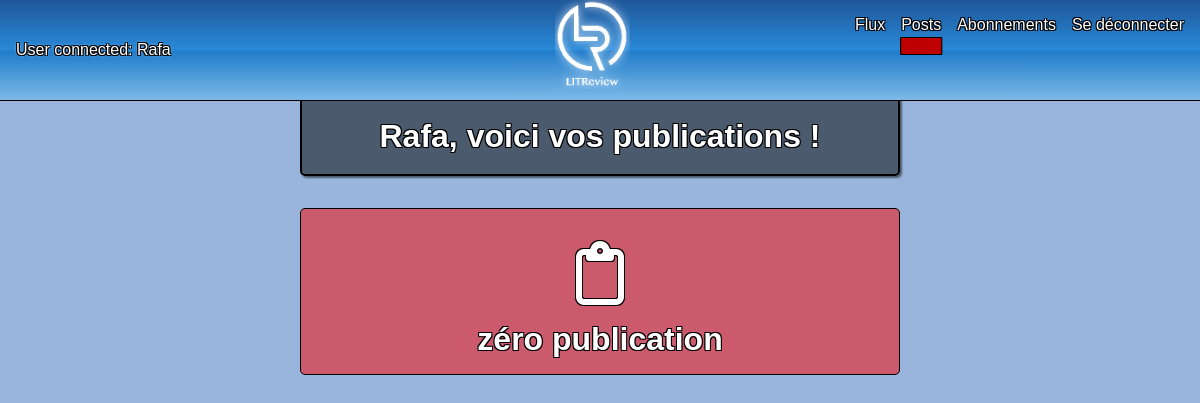
Before: /own-posts/ (signed in) with the older database file.
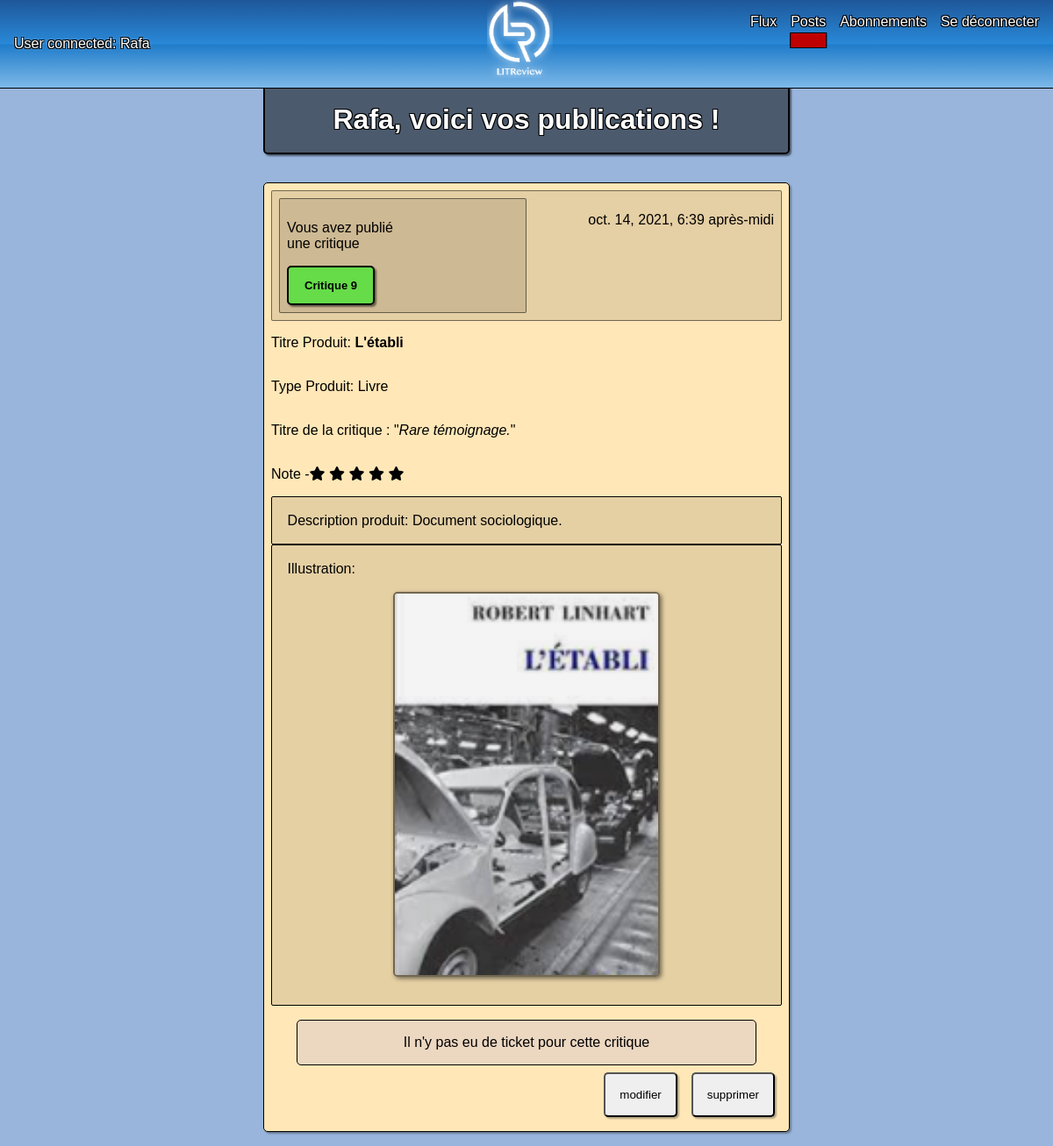
After: the same page with the newer database file.
### base/models.py (models this page shows, shortened)
class Review(models.Model):
    ticket = models.ForeignKey(to=Ticket,
                               on_delete=models.CASCADE,
                               null=True,
                               blank=True
                               )
    type_produit = models.CharField(max_length=8,
                                    choices=PRODUCT_CHOICES,
                                    default="Livre"
                                    )
    titre_produit = models.CharField(max_length=128)
    description_produit = models.TextField(max_length=8192,
                                           null=True,
                                           blank=True
                                           )
    image_produit = models.ImageField(upload_to='images',
                                      null=True,
                                      blank=True,
                                      )
    note = models.PositiveSmallIntegerField(validators=[MinValueValidator(0), MaxValueValidator(5)],
                                            blank=True
                                            )
    titre_critique = models.CharField(max_length=128,
                                      blank=True
                                      )
    user = models.ForeignKey(to=settings.AUTH_USER_MODEL,
                             on_delete=models.CASCADE,
                             null=True,
                             blank=True
                             )
    description_critique = models.TextField(max_length=8192,
                                            null=True,
                                            blank=True
                                            )
    time_created = models.DateTimeField(auto_now_add=True)
    class Meta:
        ordering = ['-time_created']

### base/views.py (the view, shortened to what this page needs)
# urls.py: path('own-posts/', views.own_posts, name='own'),
@login_required(login_url='/')
def own_posts(request):
    noitem = True
    tickets = Ticket.objects.filter(user=request.user)
    reviews = Review.objects.filter(user=request.user)
    all_posts = []
    for dico in reviews:
        dico.note = [i for i in range(dico.note)]
    [all_posts.append(i) for i in tickets]
    [all_posts.append(i) for i in reviews]
    all = sorted(all_posts, key=lambda x: x.time_created, reverse=True)
    if len(all) > 0:
        noitem = False
    context = {'all_posts': all, 'noitem': noitem}
    return render(request, 'base/own_posts.html', context)

### base/templates/base/own_posts.html (shortened to what this page needs)
{% extends 'main.html' %}
{% block content %}
<div class="main-container">
    <div class="width-100">
        <h1 class="text-center page-title">{{ request.user|capfirst }}, voici vos publications !</h1>
    </div>
    <div class="width-100">
        {% if noitem %}
            {% include 'empty_snippet.html' %}
        {% endif %}
        {% for obj in all_posts%}
            {% if obj.titre %}
                <form method="POST" action="">
                    {% csrf_token%}
                    <div class="ticket">
                        <div class="ticket-header">
                            <p>Vous avez publié un ticket</p>
                            <p class="text-align-right">{{obj.time_created}}</p>
                            <div class="ticket-tag">
                                <p>Ticket {{obj.id}}</p>
                            </div>
                        </div>
                        <div class="ticket-body">
                            <p>{{obj.titre}}</p>
                            <div class="illustration">
                                <p>Illustration: </p>
                                {% if obj.image %}
                                    <img src="/media/{{obj.image}}" alt="image" />
                                {% else %}
                                    <div class="nopic">
                                        <i class="far fa-clipboard"> pas d'illustration </i>
                                    </div>
                                {% endif %}
                            </div>
                        </div>
                        <div class="ticket-footer">
                            <input type="submit" name="{{obj.id}} ticket" value="modifier" />
                            <input type="submit" name="{{obj.id}} ticket" value="supprimer" />
                        </div>
                    </div>
                </form>
            {% else %}
                <form method="post" action="">
                    <div class="review">
                        <div class="review-header">
                            <div class="review-header">
                                <p>Vous avez publié une critique</p>
                                <br>
                                <div class="critique-tag">
                                    <p> Critique {{obj.id}}</p>
                                </div>
                            </div>
                            <p class="text-align-right">{{obj.time_created}}</p>
                        </div>
                        <p> Titre Produit: <b>{{obj.titre_produit}}</b></p>
                        <p> Type Produit: {{obj.type_produit}}</p>
                        <p> Titre de la critique : "<i>{{obj.titre_critique}}</i>" </p>
                        <div class="review-upper-body">
                            <p>Note - </p>
                            <p>
                                {% for i in obj.note %}
                                    <i class="fas fa-star"></i>
                                {% endfor %}
                            </p>
                        </div>
                        <div class="illustration">
                            {% if obj.description_produit %}
                                <p>
                                    Description produit: {{ obj.description_produit }}
                                </p>
                            {% else %}
                                <p class="text-center"> L'auteur de la critique n'a pas fourni de description</p>
                            {% endif %}
                        </div>
                        <div class="illustration">
                            <p>Illustration:</p>
                            {% if obj.image_produit %}
                                <img src="/media/{{obj.image_produit}}" alt="illustration produit"/>
                            {% else %}
                                <div class="nopic">
                                    <i class="far fa-clipboard"> pas d'illusration </i>
                                </div>
                            {% endif %}
                        </div>
                        <div class-"middle-body">
                        </div>
                        <div class="review-lower-body">
                            {% if obj.ticket %}
                                <div class="color-ticket rappel">
                                    <div>
                                        <h2 class="text-center">Rappel de la demande: </h2>
                                    </div>
                                    <hr />
                                    <div>
                                        <br>
                                        <div class="ticket-tag">
                                            <p>Ticket {{obj.ticket.id}}</p>
                                        </div>
                                        <p> Auteur:
                                            {% if request.user == obj.ticket.user %}
                                                <b>vous-même</b>
                                            {% else %}
                                                {{ ticket.user|capfirst }}
                                            {% endif %}
                                        </p>
                                        <p>Date: {{obj.ticket.time_created}} </p>
                                        <p>Titre: {{obj.ticket.titre}} </p>
                                        <p>Description: {{obj.ticket.description}}</p>
                                        <div class="illustration">
                                            <p>Illustration:</p>
                                            {% if obj.ticket.image %}
                                                <img id="illustration-rappel" src="/media/{{obj.ticket.image}}" />
                                            {% else %}
                                                <div class="nopic">
                                                    <i class="far fa-clipboard"> pas d'illustration </i>
                                                </div>
                                            {% endif %}
                                        </div>
                                    </div>
                                </div>
                            {% else %}
                                <p class="text-center">Il n'y pas eu de ticket pour cette critique</p>
                            {% endif %}
                        </div>
                        <div class="review-footer">
                            <input type="submit" name="{{obj.id}} review" value="modifier" />
                            <input type="submit" name="{{obj.id}} review" value="supprimer" />
                        </div>
                    </div>
                </form>
            {% endif %}
        {% endfor %}
    </div>
</div>
{%endblock content%}

### templates/main.html (shortened to what this page needs)
<!DOCTYPE html>
{% load static %}
<html>
    <head>
        <link rel="stylesheet" type="text/css" href="{% static 'styles/main.css' %}">
    </head>
    <body>
    {% include 'navbar.html' %}
    {% block content %}
    {% endblock content %}
    </body>
</html>

### templates/navbar.html (shortened to what this page needs)
{% load static %}
<nav>
    <div class="navbar-auth">
        {% if user.is_authenticated %}
            <p class="logged-user">User connected: {{ user|capfirst }}</p>
        {% else %}
            <p class="logged-user">User connected: None</p>
        {% endif %}
    </div>
    <div class="navbar-title">
        {% if user.is_authenticated %}
            <div class="logo">
                <a href="{% url 'flux' %}">
                    <div>
                        <img class="fit" src="{% static 'images/LR_black.png' %}" />
                    </div>
                </a>
            </div>
        {% endif %}
    </div>
    {% if user.is_authenticated %}
        <div class="navbar-satellites">
            {% if request.get_full_path == "/flux/" %}
                <a href="{% url 'flux' %}" class="active">Flux</a>
            {% else %}
                <a href="{% url 'flux' %}">Flux</a>
            {% endif %}
            {% if request.get_full_path == "/own-posts/" %}
                <a href="{% url 'own' %}" class="active">Posts</a>
            {% else %}
                <a href="{% url 'own' %}">Posts</a>
            {% endif %}
            {% if request.get_full_path == "/abo/" %}
                <a href="{% url 'abo' %}" class="active">Abonnements</a>
            {% else %}
                <a href="{% url 'abo' %}">Abonnements</a>
            {% endif %}
            {% if request.get_full_path == "/" and user.is_authenticated %}
                <a href="{% url 'login' %}" class="active">Se connecter</a>
            {% else %}
                <a href="{% url 'logout' %}">Se déconnecter</a>
            {% endif %}
        </div>
    {% endif %}
</nav>

### base/templates/base/empty_snippet.html
    <div class="warning width-100">
        <i class="far fa-clipboard fa-2x"></i>
        <div>
            <p class="text-center">zéro publication</p>
        </div>
    </div>

### static/styles/main.css (style rules this page uses)
html, body { box-sizing: border-box; border: 0; margin: 5vh 0 0 0; box-sizing: border-box; height: 100%; background-color: rgba(153,181,219,1); font-family: arial, helvetica, Verdana, sans-serif; }
.main-container { display: flex; flex-direction: column; justify-content:space-evenly; align-items: center; width: 50%; margin: auto; }
.ticket-tag, .critique-tag { display: flex; justify-content: center; align-items: center; width: 6rem; border: 2px solid black; border-radius: 5px; box-shadow: 2px 2px 2px rgba(0,0,0, .5); background-color: rgba(255,255,51, .8); text-align: center; font-size: small; font-weight: bold; }
.critique-tag { background-color: rgba(0, 255, 0, .5) }
a { text-decoration: none; margin-right: 1rem; color: #fff }
.active { text-decoration: underline; text-decoration-thickness: 1rem; text-decoration-color: rgba(255,0,0,.75); }
nav { z-index: 1; position: fixed; top: 0; width: 100%; height: 100px; text-shadow: -1px -1px 0 #000, 1px -1px 0 #000, -1px 1px 0 #000, 1px 1px 0 #000; border-bottom: 1px solid black; display: grid; grid-template-columns: 1fr 1fr 1fr; background: #1e5799; background: -moz-linear-gradient(top, #1e5799 0%, #2989d8 50%, #207cca 51%, #7db9e8 100%); background: -webkit-linear-gradient(top, #1e5799 0%,#2989d8 50%,#207cca 51%,#7db9e8 100%); background: linear-gradient(to bottom, #1e5799 0%,#2989d8 50%,#207cca 51%,#7db9e8 100%); filter: progid:DXImageTransform.Microsoft.gradient( startColorstr='#1e5799', endColorstr='#7db9e8',GradientType=0 ); }
.fit { width: 75px; filter: brightness(0) invert(1); padding-bottom: .5rem; }
.navbar-auth { display: flex; justify-content: flex-start; align-items: center; width: 100%; height: 100px; }
.navbar-title { display: flex; justify-content:center; align-items: center; font-size: .9rem; width: 100%; height: 100px; }
.logo { width: 100%; height: 100px; display: flex; justify-content: center; align-items: center; }
.navbar-satellites { width: 100%; padding-top: 1rem; display: flex; align-items: flex-start; justify-content: flex-end; }
.logged-user { color: white; text-align: left; margin-left: 1rem; text-shadow: -1px -1px 0 #000, 1px -1px 0 #000, -1px 1px 0 #000, 1px 1px 0 #000, 0px 0px 3px #fff; }
.text-center { text-align: center; margin: auto; }
.text-align-right { text-align: right; }
input { padding: 1rem; margin: .5rem; border-radius: 5px; box-shadow: 2px 2px 2px rgba(0, 0, 0, 0.3); }
.width-100 { box-sizing: border-box; width: 100%; }
.ticket, .review { box-sizing: border-box; width: 100%; border: 1px solid black; box-shadow: 2px 2px 2px rgba(0, 0, 0, 0.3); border-radius: 5px; display: flex; flex-direction: column; padding: .5rem; margin: 1rem 0; background-color: rgb(200, 181, 219, .25); }
.illustration { border: 1px solid black; border-radius: 2px; box-sizing: border-box; padding: 1rem; width: 100%; display: flex; flex-direction: column; margin: auto; background-color: rgba(0, 0, 0, 0.1); }
.illustration p { align-self: flex-start; margin: .1rem; }
.illustration img { align-self: center; border: 2px solid rgba(0, 0, 0, 0.5); box-shadow: 2px 2px 5px rgba(0, 0, 0, 0.5); border-radius: 5px; margin: 1rem; width: 25vw; }
.review { background-color: rgba(255, 231, 183.25) }
.ticket-header, .review-header { box-sizing: border-box; border: 1px solid rgba(0, 0, 0, 0.5); border-radius: 2px; background-color: rgba(0, 0, 0, 0.10); padding: .5rem; display: grid; grid-template-columns: 1fr 1fr; }
.ticket-footer, .review-footer { box-sizing: border-box; display: flex; flex-direction: row; justify-content: flex-end; }
.review-upper-body { display: flex; flex-direction: row; }
.review-lower-body { box-sizing: border-box; border:1px solid black; border-radius: 5px; width: 90%; margin: auto; padding: 1rem; background-color: rgb(179, 166, 221, .25); }
.width-100 { width: 100%; }
.page-title { box-sizing: border-box; width: 100%; background-color: rgba(0, 0, 0, 0.5); display: flex; flex-direction: column; justify-content: center; align-items: center; border: 2px solid black; box-shadow: 2px 2px 2px rgba(0, 0, 0, 0.5); border-radius: 5px; height: 10vh; margin: 1rem 0rem; text-align: center; color: white; text-shadow: -1px -1px 0 #000, 1px -1px 0 #000, -1px 1px 0 #000, 1px 1px 0 #000; }

Changed rows visible on the page:
added Review: id "9", time_created "oct. 14, 2021, 6:39 après-midi", titre_produit "L'établi", type_produit "Livre", titre_critique "Rare témoignage.", note 5 (drawn), description_produit "Document sociologique.", image_produit (picture), shows "Il n'y pas eu de ticket pour cette critique"
Other visible differences:
text no longer shown: "zéro publication"
